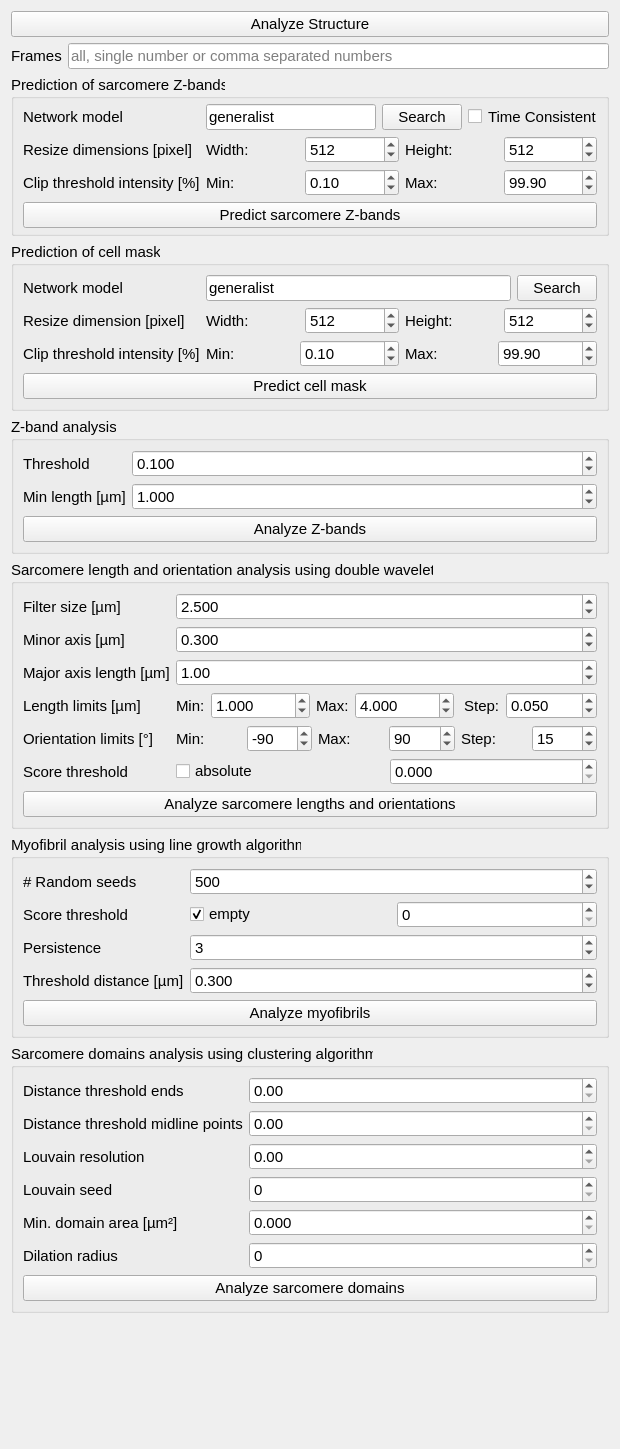
<?xml version="1.0" encoding="UTF-8"?>
<ui version="4.0">
 <class>Form</class>
 <widget class="QWidget" name="Form">
  <property name="geometry">
   <rect>
    <x>0</x>
    <y>0</y>
    <width>616</width>
    <height>1449</height>
   </rect>
  </property>
  <property name="windowTitle">
   <string>Form</string>
  </property>
  <layout class="QFormLayout" name="formLayout">
   <item row="0" column="0" colspan="2">
    <widget class="QPushButton" name="btn_analyze_structure">
     <property name="font">
      <font>
       <pointsize>11</pointsize>
      </font>
     </property>
     <property name="toolTip">
      <string>execute all of the below functions except cell mask prediction (check the parameters before)</string>
     </property>
     <property name="text">
      <string>Analyze Structure</string>
     </property>
    </widget>
   </item>
   <item row="1" column="0">
    <widget class="QLabel" name="label_4">
     <property name="font">
      <font>
       <pointsize>11</pointsize>
      </font>
     </property>
     <property name="toolTip">
      <string>possible values: all, single number or comma separated numbers, note that time starts with 0</string>
     </property>
     <property name="text">
      <string>Frames</string>
     </property>
    </widget>
   </item>
   <item row="1" column="1">
    <widget class="QLineEdit" name="le_general_frames">
     <property name="font">
      <font>
       <pointsize>11</pointsize>
      </font>
     </property>
     <property name="toolTip">
      <string>possible values: all, single number or comma separated numbers, note that time starts with 0</string>
     </property>
     <property name="placeholderText">
      <string>all, single number or comma separated numbers</string>
     </property>
    </widget>
   </item>
   <item row="3" column="0" colspan="2">
    <widget class="QGroupBox" name="groupBox_6">
     <property name="font">
      <font>
       <pointsize>11</pointsize>
      </font>
     </property>
     <property name="title">
      <string>Prediction of cell mask</string>
     </property>
     <layout class="QFormLayout" name="formLayout_7">
      <item row="0" column="0">
       <widget class="QLabel" name="label_20">
        <property name="toolTip">
         <string>Path of trained network weights for cell mask prediction</string>
        </property>
        <property name="text">
         <string>Network model</string>
        </property>
       </widget>
      </item>
      <item row="0" column="1">
       <layout class="QHBoxLayout" name="horizontalLayout_4">
        <item>
         <widget class="QLineEdit" name="le_cell_mask_network">
          <property name="toolTip">
           <string>Path of trained network weights for cell mask prediction</string>
          </property>
          <property name="text">
           <string>generalist</string>
          </property>
         </widget>
        </item>
        <item>
         <widget class="QPushButton" name="btn_cell_mask_network_search">
          <property name="text">
           <string>Search</string>
          </property>
         </widget>
        </item>
       </layout>
      </item>
      <item row="2" column="0">
       <widget class="QLabel" name="label_32">
        <property name="toolTip">
         <string>Resize dimensions for convolutional neural network. Dims need to be dividable by 16.</string>
        </property>
        <property name="text">
         <string>Resize dimension [pixel]</string>
        </property>
       </widget>
      </item>
      <item row="2" column="1">
       <layout class="QHBoxLayout" name="horizontalLayout_9">
        <item>
         <widget class="QLabel" name="label_34">
          <property name="toolTip">
           <string>Resize dimensions(width) for convolutional neural network. Dims need to be dividable by 16.</string>
          </property>
          <property name="text">
           <string>Width:</string>
          </property>
         </widget>
        </item>
        <item>
         <widget class="QSpinBox" name="sb_cell_mask_size_width">
          <property name="toolTip">
           <string>Resize dimensions(width) for convolutional neural network. Dims need to be dividable by 16.</string>
          </property>
          <property name="maximum">
           <number>100000000</number>
          </property>
          <property name="value">
           <number>512</number>
          </property>
         </widget>
        </item>
        <item>
         <widget class="QLabel" name="label_39">
          <property name="toolTip">
           <string>Resize dimensions(height) for convolutional neural network. Dims need to be dividable by 16.</string>
          </property>
          <property name="text">
           <string>Height:</string>
          </property>
         </widget>
        </item>
        <item>
         <widget class="QSpinBox" name="sb_cell_mask_size_height">
          <property name="toolTip">
           <string>Resize dimensions(height) for convolutional neural network. Dims need to be dividable by 16.</string>
          </property>
          <property name="maximum">
           <number>99999999</number>
          </property>
          <property name="value">
           <number>512</number>
          </property>
         </widget>
        </item>
       </layout>
      </item>
      <item row="3" column="0">
       <widget class="QLabel" name="label_33">
        <property name="toolTip">
         <string>Clip threshold (lower / upper) for intensity normalization.</string>
        </property>
        <property name="text">
         <string>Clip threshold intensity [%]</string>
        </property>
       </widget>
      </item>
      <item row="3" column="1">
       <layout class="QHBoxLayout" name="horizontalLayout_10">
        <item>
         <widget class="QLabel" name="label_40">
          <property name="toolTip">
           <string>Clip threshold (lower / upper) for intensity normalization.</string>
          </property>
          <property name="text">
           <string>Min:</string>
          </property>
         </widget>
        </item>
        <item>
         <widget class="QDoubleSpinBox" name="dsb_cell_mask_clip_threshold_min">
          <property name="toolTip">
           <string>Clip threshold (lower / upper) for intensity normalization.</string>
          </property>
          <property name="decimals">
           <number>2</number>
          </property>
          <property name="maximum">
           <double>999999.000000000000000</double>
          </property>
          <property name="value">
           <double>0.100000000000000</double>
          </property>
         </widget>
        </item>
        <item>
         <widget class="QLabel" name="label_41">
          <property name="toolTip">
           <string>Clip threshold (lower / upper) for intensity normalization.</string>
          </property>
          <property name="text">
           <string>Max:</string>
          </property>
         </widget>
        </item>
        <item>
         <widget class="QDoubleSpinBox" name="dsb_cell_mask_clip_threshold_max">
          <property name="toolTip">
           <string>Clip threshold (lower / upper) for intensity normalization.</string>
          </property>
          <property name="frame">
           <bool>true</bool>
          </property>
          <property name="decimals">
           <number>2</number>
          </property>
          <property name="maximum">
           <double>99999999.000000000000000</double>
          </property>
          <property name="value">
           <double>99.900000000000006</double>
          </property>
         </widget>
        </item>
       </layout>
      </item>
      <item row="4" column="0" colspan="2">
       <widget class="QPushButton" name="btn_structure_cell_mask_predict">
        <property name="toolTip">
         <string>execute cell mask prediction based on the given network</string>
        </property>
        <property name="text">
         <string>Predict cell mask</string>
        </property>
       </widget>
      </item>
     </layout>
    </widget>
   </item>
   <item row="4" column="0" colspan="2">
    <widget class="QGroupBox" name="groupBox_2">
     <property name="font">
      <font>
       <pointsize>11</pointsize>
      </font>
     </property>
     <property name="title">
      <string>Z-band analysis</string>
     </property>
     <layout class="QFormLayout" name="formLayout_3">
      <item row="0" column="0">
       <widget class="QLabel" name="label_3">
        <property name="toolTip">
         <string>Threshold for binarizing z-bands prior to labeling (0 - 1)</string>
        </property>
        <property name="text">
         <string>Threshold</string>
        </property>
       </widget>
      </item>
      <item row="0" column="1">
       <widget class="QDoubleSpinBox" name="dsb_z_band_threshold">
        <property name="toolTip">
         <string>Threshold for binarizing z-bands prior to labeling (0 - 1)</string>
        </property>
        <property name="decimals">
         <number>3</number>
        </property>
        <property name="maximum">
         <double>1.000000000000000</double>
        </property>
        <property name="value">
         <double>0.100000000000000</double>
        </property>
       </widget>
      </item>
      <item row="1" column="0">
       <widget class="QLabel" name="label_15">
        <property name="toolTip">
         <string>Minimal length of z-bands, smaller z-bands are removed.</string>
        </property>
        <property name="text">
         <string>Min length [µm]</string>
        </property>
       </widget>
      </item>
      <item row="1" column="1">
       <widget class="QDoubleSpinBox" name="dsb_z_band_min_length">
        <property name="toolTip">
         <string>Minimal length of z-bands, smaller z-bands are removed.</string>
        </property>
        <property name="decimals">
         <number>3</number>
        </property>
        <property name="minimum">
         <double>-10000000000000000000.000000000000000</double>
        </property>
        <property name="maximum">
         <double>1000000000000000000000.000000000000000</double>
        </property>
        <property name="value">
         <double>1.000000000000000</double>
        </property>
       </widget>
      </item>
      <item row="2" column="0" colspan="2">
       <widget class="QPushButton" name="btn_structure_z_band">
        <property name="toolTip">
         <string>execute z band analysis, check parameters before</string>
        </property>
        <property name="text">
         <string>Analyze Z-bands</string>
        </property>
       </widget>
      </item>
     </layout>
    </widget>
   </item>
   <item row="5" column="0" colspan="2">
    <widget class="QGroupBox" name="groupBox_3">
     <property name="enabled">
      <bool>true</bool>
     </property>
     <property name="font">
      <font>
       <pointsize>11</pointsize>
      </font>
     </property>
     <property name="title">
      <string>Sarcomere length and orientation analysis using double wavelets</string>
     </property>
     <layout class="QFormLayout" name="formLayout_4">
      <item row="0" column="0">
       <widget class="QLabel" name="label_18">
        <property name="toolTip">
         <string>Size of wavelet filters (in µm), needs to be larger than upper limit len_lims.</string>
        </property>
        <property name="text">
         <string>Filter size [µm]</string>
        </property>
       </widget>
      </item>
      <item row="0" column="1">
       <widget class="QDoubleSpinBox" name="dsb_wavelet_filter_size">
        <property name="toolTip">
         <string>Size of wavelet filters (in µm), needs to be larger than upper limit len_lims.</string>
        </property>
        <property name="decimals">
         <number>3</number>
        </property>
        <property name="maximum">
         <double>10000000.000000000000000</double>
        </property>
        <property name="value">
         <double>2.500000000000000</double>
        </property>
       </widget>
      </item>
      <item row="1" column="0">
       <widget class="QLabel" name="label_21">
        <property name="toolTip">
         <string>Minor axis width of single wavelets</string>
        </property>
        <property name="text">
         <string>Minor axis [µm]</string>
        </property>
       </widget>
      </item>
      <item row="1" column="1">
       <widget class="QDoubleSpinBox" name="dsb_wavelet_minor">
        <property name="toolTip">
         <string>Minor axis length of single wavelets</string>
        </property>
        <property name="decimals">
         <number>3</number>
        </property>
        <property name="maximum">
         <double>100000000.000000000000000</double>
        </property>
        <property name="value">
         <double>0.300000000000000</double>
        </property>
       </widget>
      </item>
      <item row="2" column="0">
       <widget class="QLabel" name="label_22">
        <property name="toolTip">
         <string>Major axis length of single wavelets</string>
        </property>
        <property name="text">
         <string>Major axis length [µm]</string>
        </property>
       </widget>
      </item>
      <item row="2" column="1">
       <widget class="QDoubleSpinBox" name="dsb_wavelet_width">
        <property name="toolTip">
         <string>Major axis width of single wavelets</string>
        </property>
        <property name="maximum">
         <double>10000000000.000000000000000</double>
        </property>
        <property name="value">
         <double>1.000000000000000</double>
        </property>
       </widget>
      </item>
      <item row="3" column="0">
       <widget class="QLabel" name="label_23">
        <property name="toolTip">
         <string>Limits of lengths / wavelet distances in µm, range of sarcomere lengths</string>
        </property>
        <property name="text">
         <string>Length limits [µm]</string>
        </property>
       </widget>
      </item>
      <item row="3" column="1">
       <layout class="QHBoxLayout" name="horizontalLayout_5">
        <item>
         <widget class="QLabel" name="label_25">
          <property name="toolTip">
           <string>Limits of lengths / wavelet distances in µm, range of sarcomere lengths</string>
          </property>
          <property name="text">
           <string>Min:</string>
          </property>
         </widget>
        </item>
        <item>
         <widget class="QDoubleSpinBox" name="dsb_wavelet_len_lims_min">
          <property name="toolTip">
           <string>Limits of lengths / wavelet distances in µm, range of sarcomere lengths</string>
          </property>
          <property name="decimals">
           <number>3</number>
          </property>
          <property name="maximum">
           <double>10000.000000000000000</double>
          </property>
          <property name="value">
           <double>1.000000000000000</double>
          </property>
         </widget>
        </item>
        <item>
         <widget class="QLabel" name="label_24">
          <property name="toolTip">
           <string>Limits of lengths / wavelet distances in µm, range of sarcomere lengths</string>
          </property>
          <property name="text">
           <string>Max:</string>
          </property>
         </widget>
        </item>
        <item>
         <widget class="QDoubleSpinBox" name="dsb_wavelet_len_lims_max">
          <property name="toolTip">
           <string>Limits of lengths / wavelet distances in µm, range of sarcomere lengths</string>
          </property>
          <property name="decimals">
           <number>3</number>
          </property>
          <property name="maximum">
           <double>10000.000000000000000</double>
          </property>
          <property name="value">
           <double>4.000000000000000</double>
          </property>
         </widget>
        </item>
        <item>
         <widget class="QLabel" name="label_26">
          <property name="toolTip">
           <string>Step size of sarcomere lengths in µm</string>
          </property>
          <property name="text">
           <string> Step:</string>
          </property>
         </widget>
        </item>
        <item>
         <widget class="QDoubleSpinBox" name="dsb_wavelet_len_step">
          <property name="toolTip">
           <string>Step size of sarcomere lengths in µm</string>
          </property>
          <property name="decimals">
           <number>3</number>
          </property>
          <property name="maximum">
           <double>1000.000000000000000</double>
          </property>
          <property name="value">
           <double>0.050000000000000</double>
          </property>
         </widget>
        </item>
       </layout>
      </item>
      <item row="4" column="0">
       <widget class="QLabel" name="label_27">
        <property name="toolTip">
         <string>Limits of sarcomere orientation angles in degree</string>
        </property>
        <property name="text">
         <string>Orientation limits [°]</string>
        </property>
       </widget>
      </item>
      <item row="4" column="1">
       <layout class="QHBoxLayout" name="horizontalLayout_6">
        <item>
         <widget class="QLabel" name="label_29">
          <property name="toolTip">
           <string>Limits of sarcomere orientation angles in degree</string>
          </property>
          <property name="text">
           <string>Min:</string>
          </property>
         </widget>
        </item>
        <item>
         <widget class="QSpinBox" name="sb_wavelet_theta_lims_min">
          <property name="toolTip">
           <string>Limits of sarcomere orientation angles in degree</string>
          </property>
          <property name="minimum">
           <number>-360</number>
          </property>
          <property name="maximum">
           <number>360</number>
          </property>
          <property name="value">
           <number>-90</number>
          </property>
         </widget>
        </item>
        <item>
         <widget class="QLabel" name="label_28">
          <property name="toolTip">
           <string>Limits of sarcomere orientation angles in degree</string>
          </property>
          <property name="text">
           <string>Max:</string>
          </property>
         </widget>
        </item>
        <item>
         <widget class="QSpinBox" name="sb_wavelet_theta_lims_max">
          <property name="toolTip">
           <string>Limits of sarcomere orientation angles in degree</string>
          </property>
          <property name="minimum">
           <number>-360</number>
          </property>
          <property name="maximum">
           <number>360</number>
          </property>
          <property name="value">
           <number>90</number>
          </property>
         </widget>
        </item>
        <item>
         <widget class="QLabel" name="label_30">
          <property name="toolTip">
           <string>Step size of orientation angles in degree</string>
          </property>
          <property name="text">
           <string>Step:</string>
          </property>
         </widget>
        </item>
        <item>
         <widget class="QSpinBox" name="sb_wavelet_theta_step">
          <property name="toolTip">
           <string>Step size of orientation angles in degree</string>
          </property>
          <property name="minimum">
           <number>-360</number>
          </property>
          <property name="maximum">
           <number>360</number>
          </property>
          <property name="value">
           <number>15</number>
          </property>
         </widget>
        </item>
       </layout>
      </item>
      <item row="5" column="0">
       <widget class="QLabel" name="label_6">
        <property name="toolTip">
         <string>Threshold score for clipping of length and orientation map</string>
        </property>
        <property name="text">
         <string>Score threshold</string>
        </property>
       </widget>
      </item>
      <item row="5" column="1">
       <layout class="QHBoxLayout" name="horizontalLayout_7">
        <item>
         <widget class="QCheckBox" name="chk_wavelet_abs_thresh">
          <property name="toolTip">
           <string> If True, absolute threshold value is applied, else if False, adaptive threshold based on percentile</string>
          </property>
          <property name="text">
           <string>absolute</string>
          </property>
         </widget>
        </item>
        <item>
         <widget class="QDoubleSpinBox" name="dsb_wavelet_score_threshold">
          <property name="toolTip">
           <string>Threshold score for clipping of length and orientation map (if abs_threshold=False, score_threshold is
            percentile (e.g., 90) for adaptive thresholding)</string>
          </property>
          <property name="decimals">
           <number>3</number>
          </property>
          <property name="maximum">
           <double>99999999.000000000000000</double>
          </property>
         </widget>
        </item>
       </layout>
      </item>
      <item row="6" column="0" colspan="2">
       <widget class="QPushButton" name="btn_structure_wavelet">
        <property name="toolTip">
         <string>executes wavelet analysis, check frames, with &quot;all&quot; it will take a while</string>
        </property>
        <property name="text">
         <string>Analyze sarcomere lengths and orientations</string>
        </property>
       </widget>
      </item>
     </layout>
    </widget>
   </item>
   <item row="6" column="0" colspan="2">
    <widget class="QGroupBox" name="groupBox_5">
     <property name="font">
      <font>
       <pointsize>11</pointsize>
      </font>
     </property>
     <property name="title">
      <string>Myofibril analysis using line growth algorithm</string>
     </property>
     <layout class="QFormLayout" name="formLayout_6">
      <item row="0" column="0">
       <widget class="QLabel" name="label_35">
        <property name="toolTip">
         <string>Number of random seeds for line growth</string>
        </property>
        <property name="text">
         <string># Random seeds</string>
        </property>
       </widget>
      </item>
      <item row="0" column="1">
       <widget class="QSpinBox" name="sb_myofibril_n_seeds">
        <property name="toolTip">
         <string>Number of random seeds for line growth</string>
        </property>
        <property name="maximum">
         <number>100000000</number>
        </property>
        <property name="value">
         <number>500</number>
        </property>
       </widget>
      </item>
      <item row="1" column="0">
       <widget class="QLabel" name="label_36">
        <property name="toolTip">
         <string>Score threshold for random seeds </string>
        </property>
        <property name="text">
         <string>Score threshold</string>
        </property>
       </widget>
      </item>
      <item row="2" column="0">
       <widget class="QLabel" name="label_37">
        <property name="toolTip">
         <string>Persistence of line (average length and orientation for prior estimation)</string>
        </property>
        <property name="text">
         <string>Persistence</string>
        </property>
       </widget>
      </item>
      <item row="2" column="1">
       <widget class="QSpinBox" name="sb_myofibril_persistence">
        <property name="toolTip">
         <string>Persistence of line (average length and orientation for prior estimation)</string>
        </property>
        <property name="maximum">
         <number>10</number>
        </property>
        <property name="value">
         <number>3</number>
        </property>
       </widget>
      </item>
      <item row="3" column="0">
       <widget class="QLabel" name="label_38">
        <property name="toolTip">
         <string>Maximal distance for nearest neighbor estimation (in micrometer)</string>
        </property>
        <property name="text">
         <string>Threshold distance [µm]</string>
        </property>
       </widget>
      </item>
      <item row="5" column="0" colspan="2">
       <widget class="QPushButton" name="btn_structure_myofibril">
        <property name="toolTip">
         <string>execute myofibril length calculation</string>
        </property>
        <property name="text">
         <string>Analyze myofibrils</string>
        </property>
       </widget>
      </item>
      <item row="3" column="1">
       <widget class="QDoubleSpinBox" name="dsb_myofibril_thresh_dist">
        <property name="toolTip">
         <string>Maximal distance for nearest neighbor estimation (in micrometer)</string>
        </property>
        <property name="decimals">
         <number>3</number>
        </property>
        <property name="maximum">
         <double>100000000.000000000000000</double>
        </property>
        <property name="value">
         <double>0.300000000000000</double>
        </property>
       </widget>
      </item>
      <item row="1" column="1">
       <layout class="QHBoxLayout" name="horizontalLayout_8">
        <item>
         <widget class="QCheckBox" name="chk_myofibril_score_threshold_empty">
          <property name="toolTip">
           <string>If True,
            score_threshold from previous wavelet midline analysis is used.</string>
          </property>
          <property name="text">
           <string>empty</string>
          </property>
          <property name="checked">
           <bool>true</bool>
          </property>
         </widget>
        </item>
        <item>
         <widget class="QSpinBox" name="sb_myofibril_score_threshold">
          <property name="toolTip">
           <string>Score threshold for random seeds (needs to be &lt;=score_threshold from get_points_midline). If empty,
            score_threshold from previous wavelet midline analysis is used.</string>
          </property>
          <property name="maximum">
           <number>10000000</number>
          </property>
         </widget>
        </item>
       </layout>
      </item>
     </layout>
    </widget>
   </item>
   <item row="7" column="0" colspan="2">
    <widget class="QGroupBox" name="groupBox_4">
     <property name="font">
      <font>
       <pointsize>11</pointsize>
      </font>
     </property>
     <property name="title">
      <string>Sarcomere domains analysis using clustering algorithm</string>
     </property>
     <layout class="QFormLayout" name="formLayout_5">
      <item row="2" column="0">
       <widget class="QLabel" name="label">
        <property name="toolTip">
         <string>Maximal distance threshold for connecting/creating network edge for adjacent sarcomere vector ends.
            Only the ends with the smallest distance are connected. Defaults to 0.5.</string>
        </property>
        <property name="text">
         <string>Distance threshold ends</string>
        </property>
       </widget>
      </item>
      <item row="2" column="1">
       <widget class="QDoubleSpinBox" name="dsb_dist_thresh_ends">
        <property name="toolTip">
         <string>Maximal distance threshold for connecting/creating network edge for adjacent sarcomere vector ends.
            Only the ends with the smallest distance are connected. Defaults to 0.5.</string>
        </property>
        <property name="maximum">
         <double>9999999.000000000000000</double>
        </property>
       </widget>
      </item>
      <item row="3" column="0">
       <widget class="QLabel" name="label_16">
        <property name="toolTip">
         <string>Maximal distance threshold for connecting/creating network edge for midline points of the same midline.
            All midline points of vectors within this distance are connected. Defaults to 0.5.</string>
        </property>
        <property name="text">
         <string>Distance threshold midline points</string>
        </property>
       </widget>
      </item>
      <item row="3" column="1">
       <widget class="QDoubleSpinBox" name="dsb_dist_thresh_pos_vectors">
        <property name="toolTip">
         <string>Maximal distance threshold for connecting/creating network edge for midline points of the same midline.
            All midline points within this distance are connected. Defaults to 0.5.</string>
        </property>
        <property name="maximum">
         <double>999999.000000000000000</double>
        </property>
       </widget>
      </item>
      <item row="4" column="0">
       <widget class="QLabel" name="label_31">
        <property name="toolTip">
         <string>Control parameter for domain size. If resolution is small, the algorithm favors larger domains.
            Greater resolution favors smaller domains. Defaults to 0.05.</string>
        </property>
        <property name="text">
         <string>Louvain resolution</string>
        </property>
       </widget>
      </item>
      <item row="4" column="1">
       <widget class="QDoubleSpinBox" name="dsb_louvain_resolution">
        <property name="toolTip">
         <string>Control parameter for domain size. If resolution is small, the algorithm favors larger domains.
            Greater resolution favors smaller domains. Defaults to 0.05.</string>
        </property>
        <property name="maximum">
         <double>999999.000000000000000</double>
        </property>
       </widget>
      </item>
      <item row="5" column="0">
       <widget class="QLabel" name="label_42">
        <property name="toolTip">
         <string>Random seed for Louvain algorithm, to ensure reproducibility. Defaults to 2.</string>
        </property>
        <property name="text">
         <string>Louvain seed</string>
        </property>
       </widget>
      </item>
      <item row="5" column="1">
       <widget class="QSpinBox" name="sb_louvain_seed">
        <property name="toolTip">
         <string>Random seed for Louvain algorithm, to ensure reproducibility. Defaults to 2.</string>
        </property>
        <property name="maximum">
         <number>99999999</number>
        </property>
       </widget>
      </item>
      <item row="6" column="0">
       <widget class="QLabel" name="label_19">
        <property name="toolTip">
         <string>Minimal area of domains/clusters (in µm^2). Defaults to 50.0.</string>
        </property>
        <property name="text">
         <string>Min. domain area [µm²]</string>
        </property>
       </widget>
      </item>
      <item row="6" column="1">
       <widget class="QDoubleSpinBox" name="dsb_domain_analysis_area_min">
        <property name="toolTip">
         <string>Minimal area of domains/clusters (in µm^2). Defaults to 50.0.</string>
        </property>
        <property name="decimals">
         <number>3</number>
        </property>
        <property name="maximum">
         <double>999999.000000000000000</double>
        </property>
       </widget>
      </item>
      <item row="7" column="0">
       <widget class="QLabel" name="label_43">
        <property name="toolTip">
         <string>Dilation radius for refining domain area masks. Defaults to 3.</string>
        </property>
        <property name="text">
         <string>Dilation radius</string>
        </property>
       </widget>
      </item>
      <item row="7" column="1">
       <widget class="QSpinBox" name="sb_dilation_radius">
        <property name="toolTip">
         <string>Dilation radius for refining domain area masks. Defaults to 3.</string>
        </property>
        <property name="maximum">
         <number>9999999</number>
        </property>
       </widget>
      </item>
      <item row="11" column="0" colspan="2">
       <widget class="QPushButton" name="btn_structure_domain_analysis">
        <property name="toolTip">
         <string>Find sarcomere domains with similar orientation using agglomerative clustering</string>
        </property>
        <property name="text">
         <string>Analyze sarcomere domains</string>
        </property>
       </widget>
      </item>
     </layout>
    </widget>
   </item>
   <item row="2" column="0" colspan="2">
    <widget class="QGroupBox" name="groupBox">
     <property name="enabled">
      <bool>true</bool>
     </property>
     <property name="font">
      <font>
       <pointsize>11</pointsize>
      </font>
     </property>
     <property name="title">
      <string>Prediction of sarcomere Z-bands</string>
     </property>
     <property name="flat">
      <bool>false</bool>
     </property>
     <layout class="QFormLayout" name="formLayout_2">
      <property name="topMargin">
       <number>5</number>
      </property>
      <property name="bottomMargin">
       <number>5</number>
      </property>
      <item row="0" column="0">
       <widget class="QLabel" name="label_2">
        <property name="toolTip">
         <string>Path of trained network weights for U-Net or Siam-U-Net</string>
        </property>
        <property name="text">
         <string>Network model</string>
        </property>
       </widget>
      </item>
      <item row="4" column="0">
       <widget class="QLabel" name="label_12">
        <property name="toolTip">
         <string>Clip threshold (lower / upper) for intensity normalization.</string>
        </property>
        <property name="text">
         <string>Clip threshold intensity [%]</string>
        </property>
       </widget>
      </item>
      <item row="4" column="1">
       <layout class="QHBoxLayout" name="horizontalLayout_3">
        <item>
         <widget class="QLabel" name="label_13">
          <property name="toolTip">
           <string>Clip threshold (lower / upper) for intensity normalization.</string>
          </property>
          <property name="text">
           <string>Min:</string>
          </property>
         </widget>
        </item>
        <item>
         <widget class="QDoubleSpinBox" name="dsb_clip_thresh_min">
          <property name="toolTip">
           <string>Clip threshold (lower / upper) for intensity normalization.</string>
          </property>
          <property name="decimals">
           <number>2</number>
          </property>
          <property name="maximum">
           <double>100.000000000000000</double>
          </property>
          <property name="value">
           <double>0.100000000000000</double>
          </property>
         </widget>
        </item>
        <item>
         <widget class="QLabel" name="label_14">
          <property name="toolTip">
           <string>Clip threshold (lower / upper) for intensity normalization.</string>
          </property>
          <property name="text">
           <string>Max:</string>
          </property>
         </widget>
        </item>
        <item>
         <widget class="QDoubleSpinBox" name="dsb_clip_thresh_max">
          <property name="toolTip">
           <string>Clip threshold (lower / upper) for intensity normalization.</string>
          </property>
          <property name="decimals">
           <number>2</number>
          </property>
          <property name="maximum">
           <double>100.000000000000000</double>
          </property>
          <property name="value">
           <double>99.900000000000006</double>
          </property>
         </widget>
        </item>
       </layout>
      </item>
      <item row="5" column="0" colspan="2">
       <widget class="QPushButton" name="btn_structure_predict">
        <property name="toolTip">
         <string>execute sarcomere prediction based on the given network</string>
        </property>
        <property name="text">
         <string>Predict sarcomere Z-bands</string>
        </property>
       </widget>
      </item>
      <item row="0" column="1">
       <layout class="QHBoxLayout" name="horizontalLayout">
        <item>
         <widget class="QLineEdit" name="le_network">
          <property name="toolTip">
           <string>Path of trained network weights for U-Net or Siam-U-Net</string>
          </property>
          <property name="text">
           <string>generalist</string>
          </property>
         </widget>
        </item>
        <item>
         <widget class="QPushButton" name="btn_search_network">
          <property name="text">
           <string>Search</string>
          </property>
         </widget>
        </item>
        <item>
         <widget class="QCheckBox" name="chk_time_consistent">
          <property name="toolTip">
           <string>If True, the temporally more consistent Siam-U-Net is used. Requires Siam-U-Net network weights.</string>
          </property>
          <property name="text">
           <string/>
          </property>
         </widget>
        </item>
        <item>
         <widget class="QLabel" name="label_8">
          <property name="toolTip">
           <string>If True, the temporally more consistent Siam-U-Net is used. Requires Siam-U-Net network weights</string>
          </property>
          <property name="text">
           <string>Time Consistent</string>
          </property>
         </widget>
        </item>
       </layout>
      </item>
      <item row="3" column="1">
       <layout class="QHBoxLayout" name="horizontalLayout_2">
        <item>
         <widget class="QLabel" name="label_11">
          <property name="toolTip">
           <string>Resize dimensions(width) for convolutional neural network. Dims need to be dividable by 16.</string>
          </property>
          <property name="text">
           <string>Width:</string>
          </property>
         </widget>
        </item>
        <item>
         <widget class="QSpinBox" name="sb_predict_size_min">
          <property name="toolTip">
           <string>Resize dimensions(width) for convolutional neural network. Dims need to be dividable by 16.</string>
          </property>
          <property name="maximum">
           <number>1000000</number>
          </property>
          <property name="singleStep">
           <number>16</number>
          </property>
          <property name="value">
           <number>512</number>
          </property>
         </widget>
        </item>
        <item>
         <widget class="QLabel" name="label_10">
          <property name="toolTip">
           <string>Resize dimensions(height) for convolutional neural network. Dims need to be dividable by 16.</string>
          </property>
          <property name="text">
           <string>Height:</string>
          </property>
         </widget>
        </item>
        <item>
         <widget class="QSpinBox" name="sb_predict_size_max">
          <property name="toolTip">
           <string>Resize dimensions(height) for convolutional neural network. Dims need to be dividable by 16.</string>
          </property>
          <property name="maximum">
           <number>1000000</number>
          </property>
          <property name="singleStep">
           <number>16</number>
          </property>
          <property name="value">
           <number>512</number>
          </property>
         </widget>
        </item>
       </layout>
      </item>
      <item row="3" column="0">
       <widget class="QLabel" name="label_9">
        <property name="toolTip">
         <string>Resize dimensions for convolutional neural network. Dims need to be dividable by 16.</string>
        </property>
        <property name="text">
         <string>Resize dimensions [pixel]</string>
        </property>
       </widget>
      </item>
     </layout>
    </widget>
   </item>
  </layout>
 </widget>
 <resources/>
 <connections/>
</ui>
